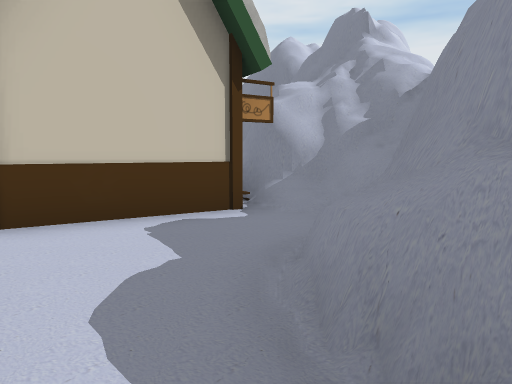
View 1 (above)

21 first-person views from a walk through a Unity game level. The camera is 1.5 m above the floor, tilts 6° down and sees 70° across. The floor is counted in squares, 2 m on a side. Each view is taken from the middle of a square. On the plan, view 1 faces up. The plan holds only what a view shows up to about 11 squares ahead; the rest is blank. The player character is not drawn. Some surface patterns are stand-ins.

View 2
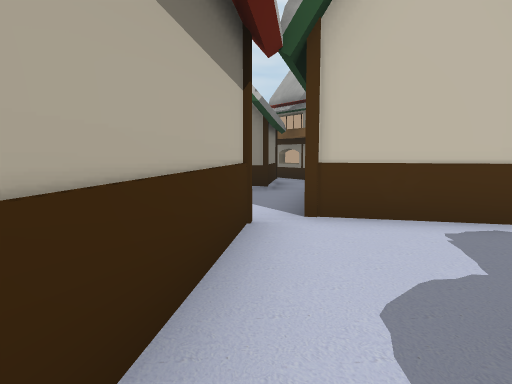

View 3
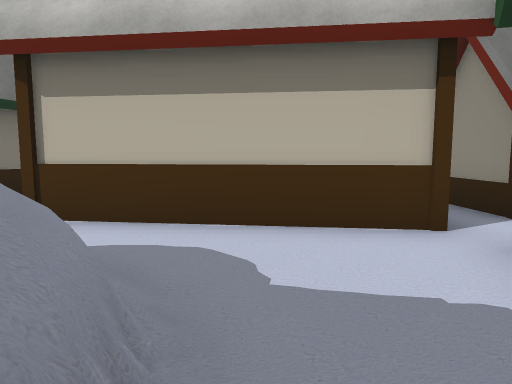

View 4
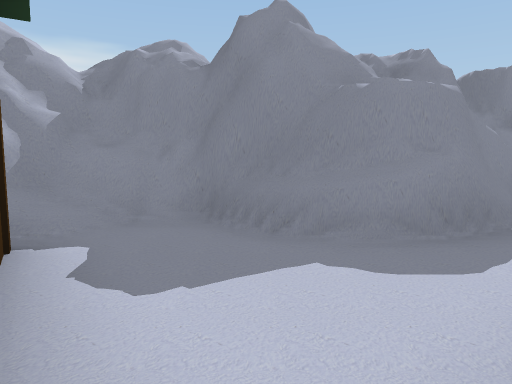

View 5
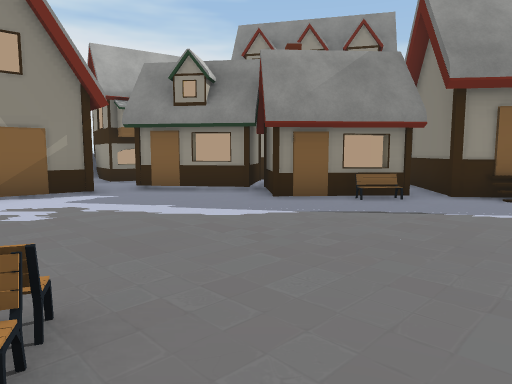

View 6
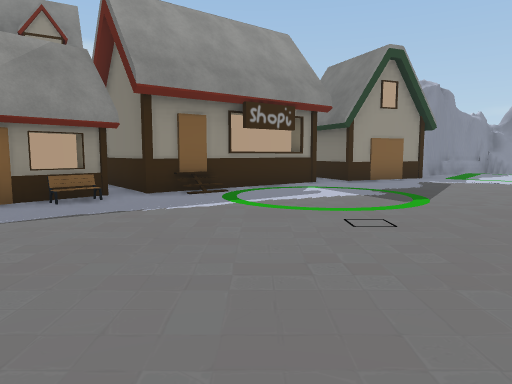

View 7
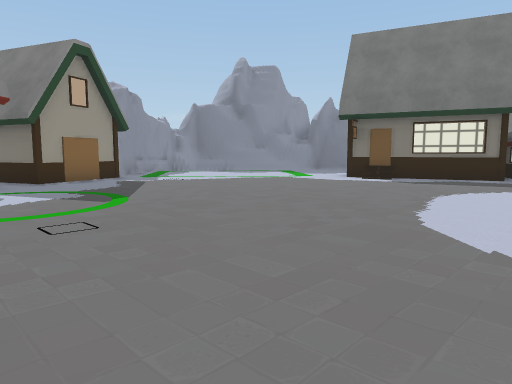

View 8
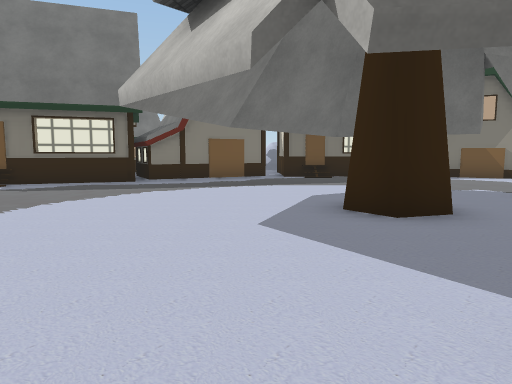

View 9
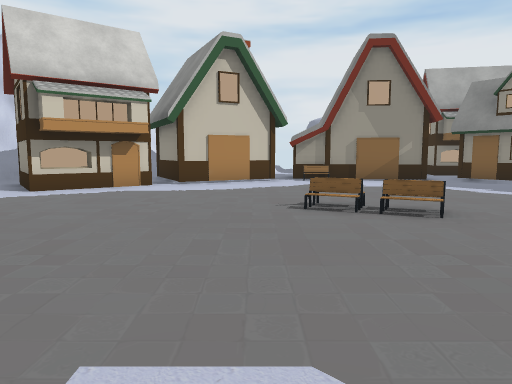

View 10
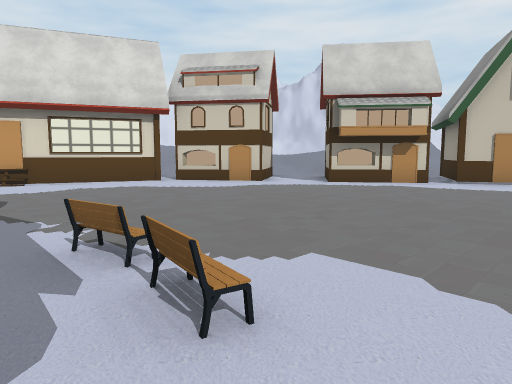

View 11
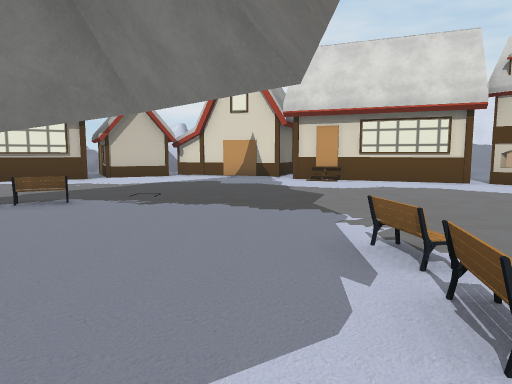

View 12
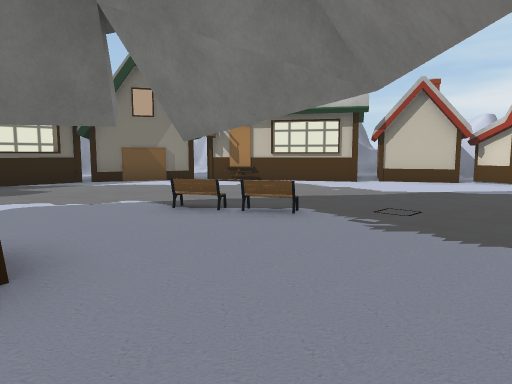

View 13
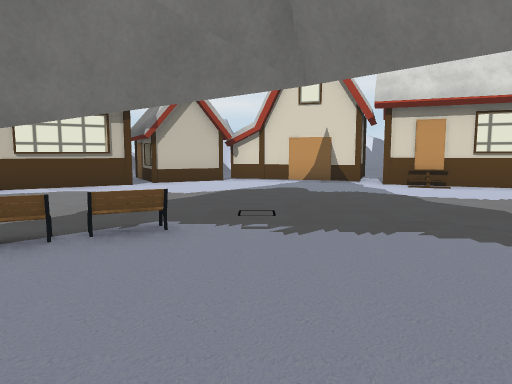

View 14
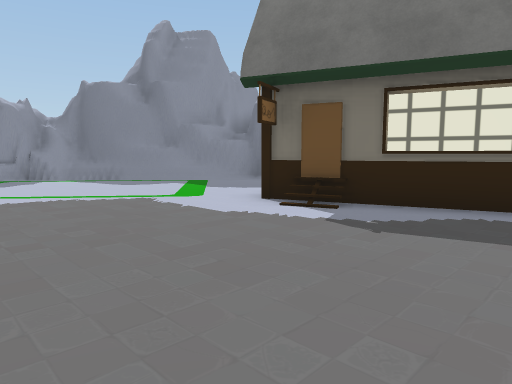

View 15
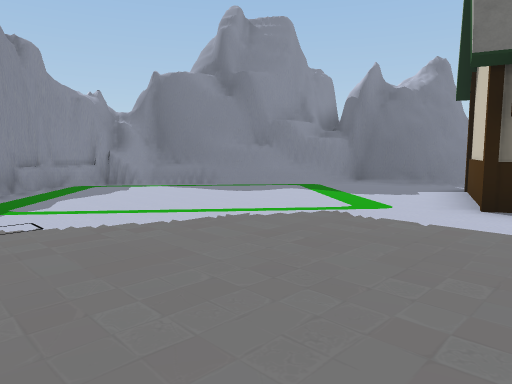

View 16
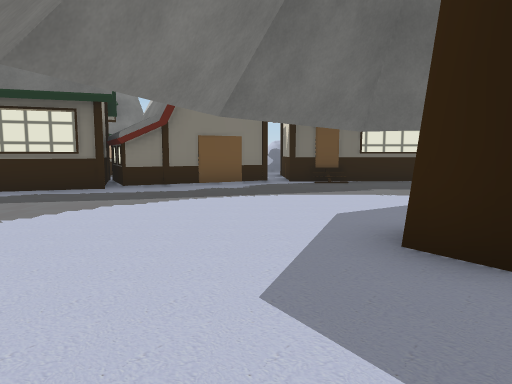

View 17
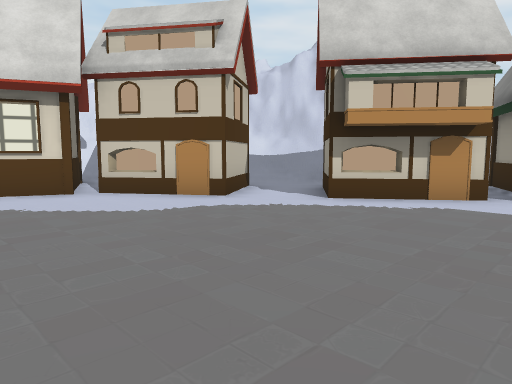

View 18
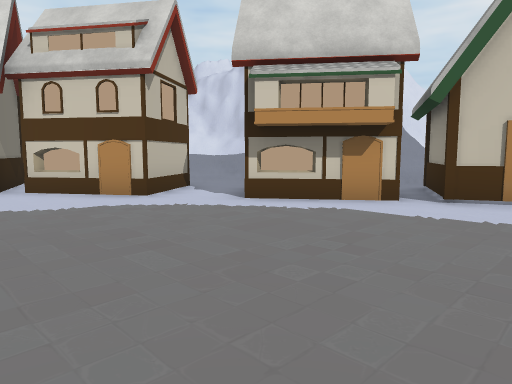

View 19
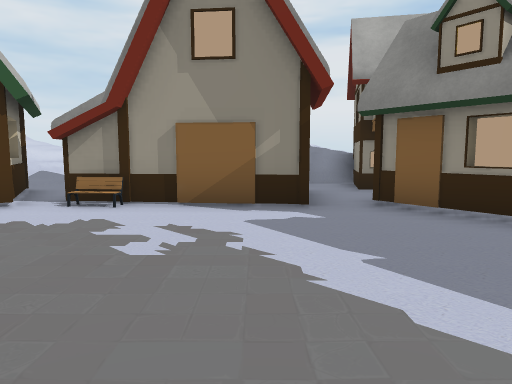

View 20
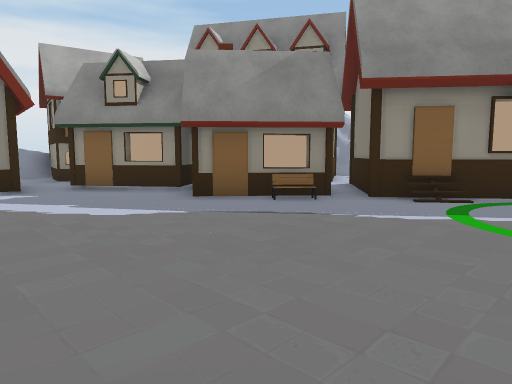

View 21
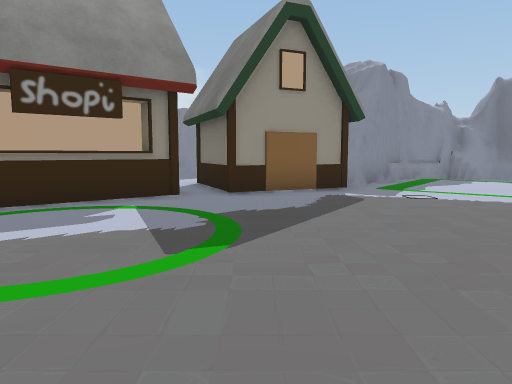

### Floor plan
Key: @ floor where view 1 was taken; # wall or solid block; . floor; / step, stairs or slope; ^ raised ledge; B bench; O other object.
Columns run from 27 left of view 1 to 2 right of it. Each row starts with its distance up from view 1.
 11                   ###
 10                   #..OO
  9                   ..O
  8                   ....
  7       #     ######..O..
  6     ###.  ####B ...OOO.#  ####
  5     #/..####........OO.. ##.##
  4       O.##...........O .##...#
  3      OO.............OOO.....##
  2  #/.O.OO.............BO##...#
  1  ####O........BB......O  #..#
  0     ##.........B.......#^.#@#
 -1    ##...................#####
 -2    #...............O.....##
 -3    #O.....................#
 -4  ###.......BB............##
 -5  ##.......................#
 -6  #........................###
 -7  #.....O................O...##
 -8  #O......B..#................#
 -9 O.O......B...................#
-10  OO#.........................#
-11    #........................##
-12    ##...............##.....###
-13     ##............####....##
-14      ##.........###  ##...##
-15       ######O#### #   ..###
-16           ####         ###
-17                        ##
-18                        #

Positions as (right, up) in squares from view 1, and headings:
1: (0, 0), facing up
2: (0, 0), facing up-left
3: (1, 4), facing down-left
4: (-3, 3), facing right
5: (-12, -1), facing up-right
6: (-12, -1), facing right
7: (-12, -1), facing down-right
8: (-13, -3), facing down
9: (-14, -4), facing up
10: (-13, -5), facing up-left
11: (-13, -5), facing left
12: (-15, -5), facing down-left
13: (-15, -7), facing left
14: (-10, -7), facing down-right
15: (-7, -6), facing down-right
16: (-13, -5), facing down
17: (-15, -2), facing up-left
18: (-14, -1), facing up-left
19: (-10, 1), facing up
20: (-11, -2), facing up-right
21: (-9, -4), facing right
